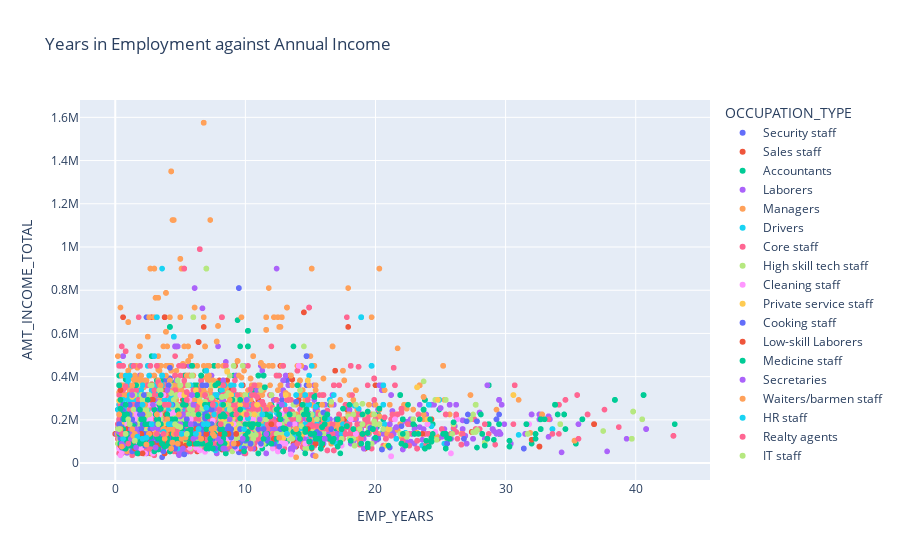

Here is the notebook cell this chart was saved with:
### Code cell
# Interactive Scatter Plot of Years in Employment against Annual Income
df = employed
fig = px.scatter(df, employed["EMP_YEARS"], employed["AMT_INCOME_TOTAL"],
                 color="OCCUPATION_TYPE",
                 hover_data=['EMP_YEARS', 'AMT_INCOME_TOTAL'], 
                 title = "Years in Employment against Annual Income")
fig.show()

### Figure 1 — Plotly figure (JSON) as saved in the notebook; plotly's stock layout.template omitted (floating-point values rounded to 4 significant figures; data arrays with more than 128 entries replaced by an {"elided": "..."} marker saying what was removed)
{"data": [{"hovertemplate": "OCCUPATION_TYPE=Security staff<br>EMP_YEARS=%{x}<br>AMT_INCOME_TOTAL=%{y}<extra></extra>", "legendgroup": "Security staff", "marker": {"color": "#636efa", "symbol": "circle"}, "mode": "markers", "name": "Security staff", "showlegend": true, "type": "scattergl", "x": {"elided": "592 float values"}, "xaxis": "x", "y": {"elided": "592 int values"}, "yaxis": "y"}, {"hovertemplate": "OCCUPATION_TYPE=Sales staff<br>EMP_YEARS=%{x}<br>AMT_INCOME_TOTAL=%{y}<extra></extra>", "legendgroup": "Sales staff", "marker": {"color": "#EF553B", "symbol": "circle"}, "mode": "markers", "name": "Sales staff", "showlegend": true, "type": "scattergl", "x": {"elided": "3485 float values"}, "xaxis": "x", "y": {"elided": "3485 float values"}, "yaxis": "y"}, {"hovertemplate": "OCCUPATION_TYPE=Accountants<br>EMP_YEARS=%{x}<br>AMT_INCOME_TOTAL=%{y}<extra></extra>", "legendgroup": "Accountants", "marker": {"color": "#00cc96", "symbol": "circle"}, "mode": "markers", "name": "Accountants", "showlegend": true, "type": "scattergl", "x": {"elided": "1241 float values"}, "xaxis": "x", "y": {"elided": "1241 float values"}, "yaxis": "y"}, {"hovertemplate": "OCCUPATION_TYPE=Laborers<br>EMP_YEARS=%{x}<br>AMT_INCOME_TOTAL=%{y}<extra></extra>", "legendgroup": "Laborers", "marker": {"color": "#ab63fa", "symbol": "circle"}, "mode": "markers", "name": "Laborers", "showlegend": true, "type": "scattergl", "x": {"elided": "6211 float values"}, "xaxis": "x", "y": {"elided": "6211 float values"}, "yaxis": "y"}, {"hovertemplate": "OCCUPATION_TYPE=Managers<br>EMP_YEARS=%{x}<br>AMT_INCOME_TOTAL=%{y}<extra></extra>", "legendgroup": "Managers", "marker": {"color": "#FFA15A", "symbol": "circle"}, "mode": "markers", "name": "Managers", "showlegend": true, "type": "scattergl", "x": {"elided": "3012 float values"}, "xaxis": "x", "y": {"elided": "3012 int values"}, "yaxis": "y"}, {"hovertemplate": "OCCUPATION_TYPE=Drivers<br>EMP_YEARS=%{x}<br>AMT_INCOME_TOTAL=%{y}<extra></extra>", "legendgroup": "Drivers", "marker": {"color": "#19d3f3", "symbol": "circle"}, "mode": "markers", "name": "Drivers", "showlegend": true, "type": "scattergl", "x": {"elided": "2138 float values"}, "xaxis": "x", "y": {"elided": "2138 int values"}, "yaxis": "y"}, {"hovertemplate": "OCCUPATION_TYPE=Core staff<br>EMP_YEARS=%{x}<br>AMT_INCOME_TOTAL=%{y}<extra></extra>", "legendgroup": "Core staff", "marker": {"color": "#FF6692", "symbol": "circle"}, "mode": "markers", "name": "Core staff", "showlegend": true, "type": "scattergl", "x": {"elided": "3591 float values"}, "xaxis": "x", "y": {"elided": "3591 float values"}, "yaxis": "y"}, {"hovertemplate": "OCCUPATION_TYPE=High skill tech staff<br>EMP_YEARS=%{x}<br>AMT_INCOME_TOTAL=%{y}<extra></extra>", "legendgroup": "High skill tech staff", "marker": {"color": "#B6E880", "symbol": "circle"}, "mode": "markers", "name": "High skill tech staff", "showlegend": true, "type": "scattergl", "x": {"elided": "1383 float values"}, "xaxis": "x", "y": {"elided": "1383 int values"}, "yaxis": "y"}, {"hovertemplate": "OCCUPATION_TYPE=Cleaning staff<br>EMP_YEARS=%{x}<br>AMT_INCOME_TOTAL=%{y}<extra></extra>", "legendgroup": "Cleaning staff", "marker": {"color": "#FF97FF", "symbol": "circle"}, "mode": "markers", "name": "Cleaning staff", "showlegend": true, "type": "scattergl", "x": {"elided": "551 float values"}, "xaxis": "x", "y": {"elided": "551 int values"}, "yaxis": "y"}, {"hovertemplate": "OCCUPATION_TYPE=Private service staff<br>EMP_YEARS=%{x}<br>AMT_INCOME_TOTAL=%{y}<extra></extra>", "legendgroup": "Private service staff", "marker": {"color": "#FECB52", "symbol": "circle"}, "mode": "markers", "name": "Private service staff", "showlegend": true, "type": "scattergl", "x": {"elided": "344 float values"}, "xaxis": "x", "y": {"elided": "344 int values"}, "yaxis": "y"}, {"hovertemplate": "OCCUPATION_TYPE=Cooking staff<br>EMP_YEARS=%{x}<br>AMT_INCOME_TOTAL=%{y}<extra></extra>", "legendgroup": "Cooking staff", "marker": {"color": "#636efa", "symbol": "circle"}, "mode": "markers", "name": "Cooking staff", "showlegend": true, "type": "scattergl", "x": {"elided": "655 float values"}, "xaxis": "x", "y": {"elided": "655 int values"}, "yaxis": "y"}, {"hovertemplate": "OCCUPATION_TYPE=Low-skill Laborers<br>EMP_YEARS=%{x}<br>AMT_INCOME_TOTAL=%{y}<extra></extra>", "legendgroup": "Low-skill Laborers", "marker": {"color": "#EF553B", "symbol": "circle"}, "mode": "markers", "name": "Low-skill Laborers", "showlegend": true, "type": "scattergl", "x": {"elided": "175 float values"}, "xaxis": "x", "y": {"elided": "175 int values"}, "yaxis": "y"}, {"hovertemplate": "OCCUPATION_TYPE=Medicine staff<br>EMP_YEARS=%{x}<br>AMT_INCOME_TOTAL=%{y}<extra></extra>", "legendgroup": "Medicine staff", "marker": {"color": "#00cc96", "symbol": "circle"}, "mode": "markers", "name": "Medicine staff", "showlegend": true, "type": "scattergl", "x": {"elided": "1207 float values"}, "xaxis": "x", "y": {"elided": "1207 int values"}, "yaxis": "y"}, {"hovertemplate": "OCCUPATION_TYPE=Secretaries<br>EMP_YEARS=%{x}<br>AMT_INCOME_TOTAL=%{y}<extra></extra>", "legendgroup": "Secretaries", "marker": {"color": "#ab63fa", "symbol": "circle"}, "mode": "markers", "name": "Secretaries", "showlegend": true, "type": "scattergl", "x": {"elided": "151 float values"}, "xaxis": "x", "y": {"elided": "151 int values"}, "yaxis": "y"}, {"hovertemplate": "OCCUPATION_TYPE=Waiters/barmen staff<br>EMP_YEARS=%{x}<br>AMT_INCOME_TOTAL=%{y}<extra></extra>", "legendgroup": "Waiters/barmen staff", "marker": {"color": "#FFA15A", "symbol": "circle"}, "mode": "markers", "name": "Waiters/barmen staff", "showlegend": true, "type": "scattergl", "x": {"elided": "174 float values"}, "xaxis": "x", "y": {"elided": "174 int values"}, "yaxis": "y"}, {"hovertemplate": "OCCUPATION_TYPE=HR staff<br>EMP_YEARS=%{x}<br>AMT_INCOME_TOTAL=%{y}<extra></extra>", "legendgroup": "HR staff", "marker": {"color": "#19d3f3", "symbol": "circle"}, "mode": "markers", "name": "HR staff", "showlegend": true, "type": "scattergl", "x": [7, 7, 7, 7, 7, 7, 4.3, 4.3, 4.3, 4.3, 4.3, 4.3, 4.3, 4.3, 4.3, 5.1, 5.1, 5.1, 6.4, 6.4, 6.4, 6.4, 6.4, 0.6, 4.3, 13.2, 13.2, 13.2, 6.8, 6.8, 6.8, 6.8, 2.1, 2.8, 2.8, 2.8, 3.2, 3.2, 3.2, 3.2, 7.1, 4.6, 2.1, 2.1, 2.1, 6.2, 6.2, 6.2, 10.2, 10.2, 10.2, 10.2, 3.7, 3.7, 3.7, 3.7, 3.7, 3.7, 3.7, 3.7, 3.7, 3.7, 3.7, 3.7, 3.7, 3.7, 3.7, 3.7, 3.7, 9.9, 11.3, 11.3, 11.3, 1.7, 1.7, 1.7, 1.7, 1.7, 1.7, 2.4, 2.4, 2.4, 4.1, 4.1, 13.2], "xaxis": "x", "y": [256500, 256500, 256500, 256500, 256500, 256500, 180000, 180000, 180000, 180000, 180000, 180000, 180000, 180000, 180000, 135000, 135000, 135000, 157500, 157500, 157500, 157500, 157500, 112500, 270000, 135000, 135000, 135000, 180000, 180000, 180000, 180000, 112500, 180000, 180000, 180000, 675000, 675000, 675000, 675000, 180000, 180000, 270000, 270000, 270000, 135000, 135000, 135000, 207000, 207000, 207000, 207000, 144000, 144000, 144000, 144000, 144000, 144000, 144000, 144000, 144000, 144000, 144000, 144000, 144000, 144000, 144000, 144000, 144000, 157500, 225000, 225000, 225000, 121500, 121500, 121500, 121500, 121500, 121500, 117000, 117000, 117000, 180000, 180000, 135000], "yaxis": "y"}, {"hovertemplate": "OCCUPATION_TYPE=Realty agents<br>EMP_YEARS=%{x}<br>AMT_INCOME_TOTAL=%{y}<extra></extra>", "legendgroup": "Realty agents", "marker": {"color": "#FF6692", "symbol": "circle"}, "mode": "markers", "name": "Realty agents", "showlegend": true, "type": "scattergl", "x": [5.5, 5.5, 5.5, 5.5, 5.5, 5.5, 5.5, 5.5, 5.5, 5.5, 26.2, 26.2, 26.2, 26.2, 26.2, 7.5, 7.5, 7.5, 7.5, 7.5, 7.5, 7.5, 7.5, 7.5, 3.7, 3.7, 9.3, 9.3, 9.3, 9.3, 9.3, 9.3, 9.3, 4.7, 3.2, 4.8, 0.5, 6.9, 6.9, 6.9, 1, 5.5, 5.5, 5.5, 5.5, 10.1, 10.1, 10.1, 10.1, 10.1, 10.1, 10.1, 10.1, 3.8, 3.8, 3.8, 3.8, 3.8, 3.8, 3.8, 3.8, 4.1, 4.1, 4.1, 4.1, 4.1, 4.1, 4.1, 4.1, 4.1, 4.1, 8.1, 8.1, 8.1, 8.1, 8.1, 8.1, 8.1, 8.1], "xaxis": "x", "y": [328500, 328500, 328500, 328500, 328500, 328500, 328500, 328500, 328500, 328500, 225000, 225000, 225000, 225000, 225000, 270000, 270000, 270000, 270000, 270000, 270000, 270000, 270000, 270000, 135000, 135000, 225000, 225000, 225000, 225000, 225000, 225000, 225000, 135000, 135000, 157500, 135000, 315000, 315000, 315000, 90000, 292500, 292500, 292500, 292500, 225000, 225000, 225000, 225000, 225000, 225000, 225000, 225000, 270000, 270000, 270000, 270000, 270000, 270000, 270000, 270000, 270000, 270000, 270000, 270000, 270000, 270000, 270000, 270000, 270000, 270000, 180000, 180000, 180000, 180000, 180000, 180000, 180000, 180000], "yaxis": "y"}, {"hovertemplate": "OCCUPATION_TYPE=IT staff<br>EMP_YEARS=%{x}<br>AMT_INCOME_TOTAL=%{y}<extra></extra>", "legendgroup": "IT staff", "marker": {"color": "#B6E880", "symbol": "circle"}, "mode": "markers", "name": "IT staff", "showlegend": true, "type": "scattergl", "x": [1, 0.8, 0.8, 0.8, 5, 20.6, 14.5, 1.5, 1.5, 1.5, 1.5, 1.5, 1.5, 1.5, 4.6, 4.6, 4.6, 8.5, 8.5, 8.5, 1.1, 1.1, 1.1, 1.1, 1.1, 0.3, 0.3, 0.3, 0.3, 0.3, 3.4, 27.5, 3.3, 8.8, 8.8, 4.8, 4.8, 4.8, 4.8, 4.8, 4.8, 4.8, 4.8, 4.8, 4.8, 5.5, 5.5, 5.5, 5.5, 5.5, 2.6, 2.6, 2.6, 2.6, 2.6, 2.6, 2.6, 1.5, 1.5, 1.5], "xaxis": "x", "y": [202500, 135000, 135000, 135000, 166500, 157500, 540000, 103500, 103500, 103500, 103500, 103500, 103500, 103500, 180000, 180000, 180000, 310500, 310500, 310500, 180000, 180000, 180000, 180000, 180000, 157500, 157500, 157500, 157500, 157500, 279000, 143100, 180000, 247500, 247500, 382500, 382500, 382500, 382500, 382500, 382500, 171000, 171000, 171000, 171000, 135000, 135000, 135000, 135000, 135000, 225000, 225000, 225000, 225000, 225000, 225000, 225000, 103500, 103500, 103500], "yaxis": "y"}], "layout": {"legend": {"title": {"text": "OCCUPATION_TYPE"}, "tracegroupgap": 0}, "title": {"text": "Years in Employment against Annual Income"}, "xaxis": {"anchor": "y", "domain": [0, 1], "title": {"text": "EMP_YEARS"}}, "yaxis": {"anchor": "x", "domain": [0, 1], "title": {"text": "AMT_INCOME_TOTAL"}}}}
